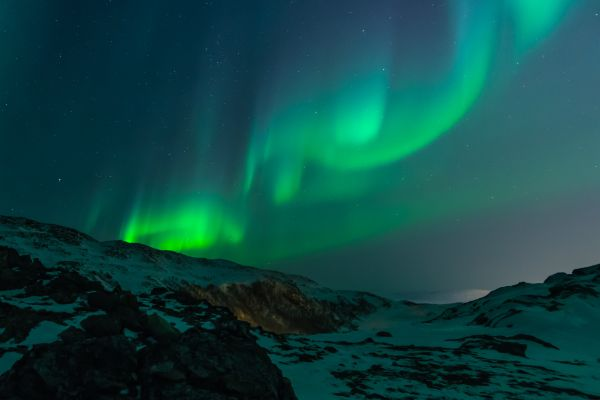
#> input picture media/05_600x400.jpg, 600 x 400 px, given in place of the camera
$ python 15_Kenar_Tespit_Laplacian_Sobel_Canny.py   (older library calls are emulated)
#> lines starting #> are read from the running program, lines starting #| are printed output that depends on the picture
""" -*- coding: utf-8 -*-
    @author: selimdayanc
    https://github.com/SelimDayanc?tab=repositories
    https://www.linkedin.com/in/selim-dayan%C3%A7-b81a85235/ """

import cv2

cap = cv2.VideoCapture(0)
img = cv2.imread("06_batman.jpg",0)

while True:
    ret, frame = cap.read()
#> frame is the input picture: shape (400, 600, 3); mean B, G, R 69.3, 72, 15.4
    frame = cv2.flip(frame,1)

    canny = cv2.Canny(frame, 80,180)
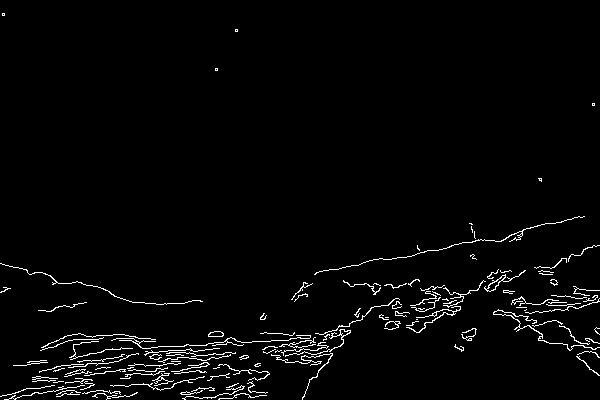
#> canny: shape (400, 600); 2.6% white in thin lines or dots
    laplacian = cv2.Laplacian(frame,cv2.CV_64F)
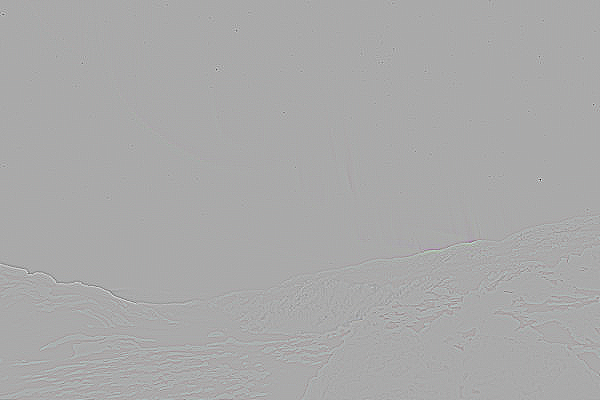
#> laplacian: shape (400, 600, 3) float64; mean B, G, R 0, 0, 0; drawn with min black and max white
    sobelx = cv2.Sobel(frame,cv2.CV_64F,1,0,ksize=5)
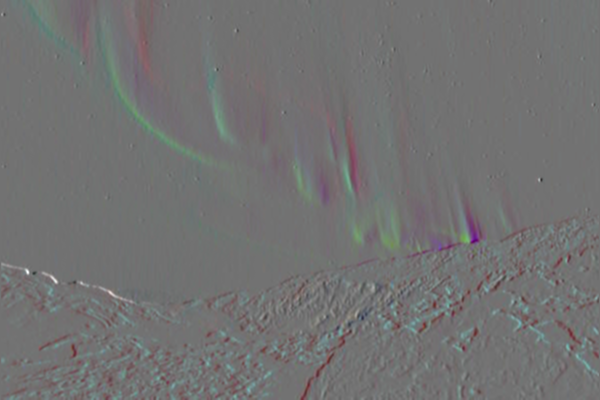
#> sobelx: shape (400, 600, 3) float64; mean B, G, R -10.8, -10.2, -8.5; drawn with min black and max white
    sobely = cv2.Sobel(frame,cv2.CV_64F,0,1,ksize=5)
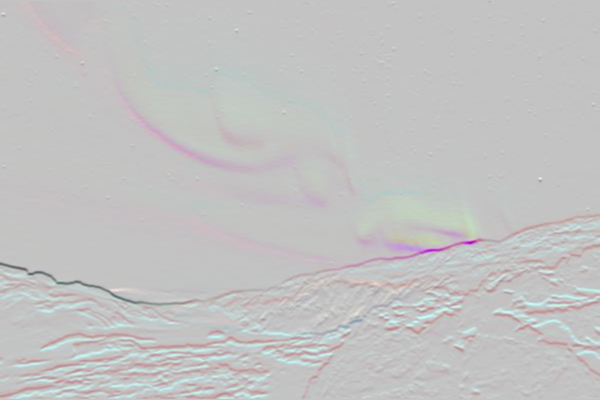
#> sobely: shape (400, 600, 3) float64; mean B, G, R -18.1, -13.7, -2.5; drawn with min black and max white

    cv2.imshow("Frame", frame)
    cv2.imshow("Canny", canny)
    cv2.imshow("Laplacian", laplacian)
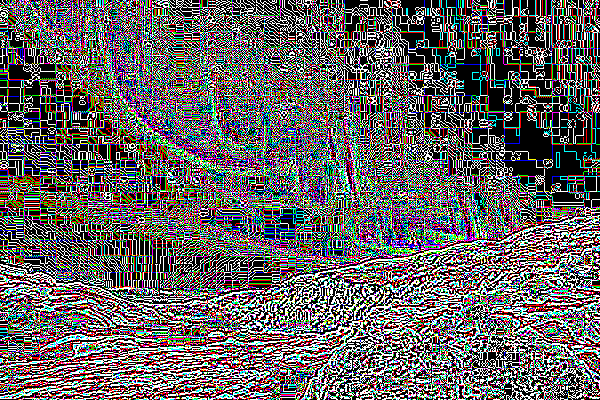
#> window 'Laplacian': shape (400, 600, 3); mean B, G, R 97.2, 98, 100.3
    cv2.imshow("Sobel X", sobelx)
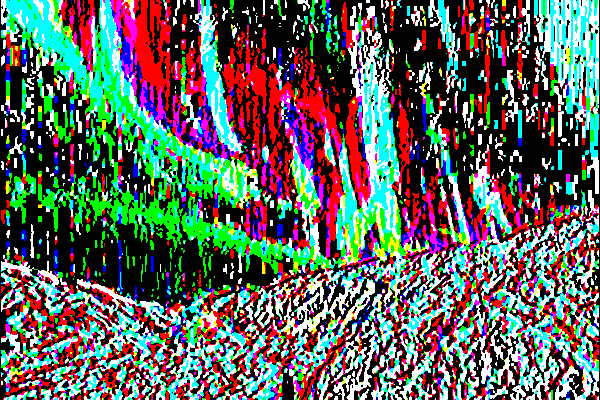
#> window 'Sobel X': shape (400, 600, 3); mean B, G, R 93.5, 100.9, 94.4
    cv2.imshow("Sobel Y", sobely)
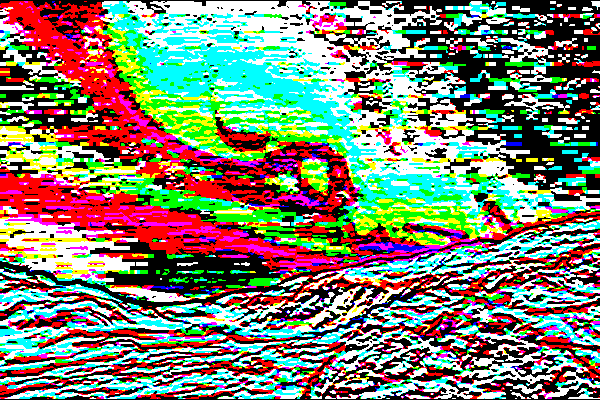
#> window 'Sobel Y': shape (400, 600, 3); mean B, G, R 112.4, 131.1, 126


    if cv2.waitKey(1) & 0xFF == ord('q'):
#> (key q is pressed here)
        break
"""
#Fotograf uzerinden yapilan ornekler

canny1 = cv2.Canny(img, 80,180)
laplacian1 = cv2.Laplacian(img,cv2.CV_64F)
sobelx1 = cv2.Sobel(img,cv2.CV_64F,1,0,ksize=5)
sobely1 = cv2.Sobel(img,cv2.CV_64F,0,1,ksize=5)

cv2.imshow("Original", img)
cv2.imshow("Canny", canny1)
cv2.imshow("Laplacian", laplacian1)
cv2.imshow("Sobel X", sobelx1)
cv2.imshow("Sobel Y", sobely1)
cv2.waitKey(0)
"""

cap.release()
cv2.destroyAllWindows()
